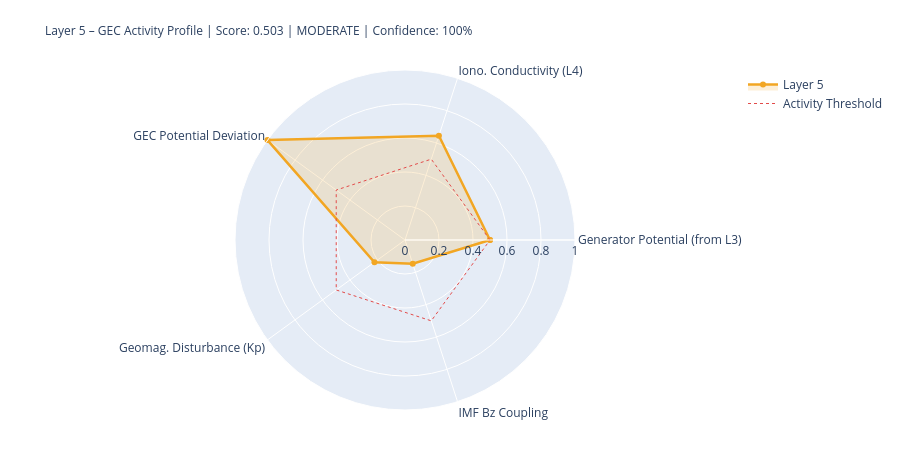

Notebook code cell kept with this figure:
### Markdown cell above
---
## 5. State Assessment & Handoff to Layer 6

### Code cell
# ============================================================
# LAYER-5-SCORE
# ============================================================

# Components
# 1) Generator activity (Layer-3-driven)
gen_score = norm(generator_strength, 0.3, 2.0)
gen_src   = 'from_layer3' if l3_thunder_score is not None else 'estimated'

# 2) Ionospheric conductivity (Layer-4-driven)
iono_score = norm(iono_cond_factor, 0.7, 1.4)
iono_src   = 'from_layer4' if l4_ioniz is not None else 'estimated'

# 3) GEC potential deviation from reference
pot_score = norm(abs(delta_V_pct), 0, 30)  # 0 = at reference, 1 = 30% deviation
pot_src   = 'derived'

# 4) Geomagnetic disturbance (Kp) – modulates vertical currents
kp_score = norm(kp_val, 0, 9)
kp_src   = 'primary' if kp_now is not None else 'from_layer4'

# 5) IMF Bz coupling (southward = stronger M-I coupling → GEC influence)
bz_score = norm(-(bz_now or 0), -5, 30) if bz_now is not None else None
bz_src   = 'primary' if bz_now is not None else 'missing'

COMPONENTS = {
    'Generator Potential (from L3)':  {'score': gen_score,   'source': 'derived_from_layer3', 'dynamic': True},
    'Iono. Conductivity (L4)':      {'score': iono_score,  'source': iono_src, 'dynamic': True},
    'GEC Potential Deviation':      {'score': pot_score,   'source': pot_src,  'dynamic': True},
    'Geomag. Disturbance (Kp)':         {'score': kp_score,    'source': kp_src,   'dynamic': True},
    'IMF Bz Coupling':               {'score': bz_score,    'source': bz_src,   'dynamic': True},
}

available   = {k: v['score'] for k, v in COMPONENTS.items() if v['score'] is not None}
unavailable = [k for k, v in COMPONENTS.items() if v['score'] is None]
layer5_score = round(sum(available.values()) / len(available), 4) if available else None
confidence   = round(len(available) / len(COMPONENTS), 2)
level = ('unknown' if layer5_score is None
         else 'quiet'   if layer5_score < 0.3
         else 'moderate' if layer5_score < 0.6
         else 'active')
dominant_l5 = max(available, key=available.get) if available else 'none'

# Kp consistency: separate 1-min raw value from score value
kp_1m_raw   = kp_now          # directly from API (can be 0.0 during live measurement)
kp_for_score = kp_val          # from Layer-0 context or estimated value if needed
kp_score_src = kp_src

W = 68
print('=' * W)
print('LAYER 5 – GLOBAL ELECTRIC CIRCUIT – STATE ASSESSMENT')
print('=' * W)
for name, comp in COMPONENTS.items():
    s = comp['score']
    if s is not None:
        bar = '█' * int(s*20) + '░' * (20-int(s*20))
        print(f'  {name:<34} {bar}  {s:.3f}  [{comp["source"]}]')
    else:
        print(f'  {name:<34} {"─"*20}  n/a   [missing]')
print('-' * W)
print(f'  Score:         {layer5_score:.3f}  ({len(available)}/{len(COMPONENTS)} components)')
print(f'  Confidence:    {confidence:.0%}')
print(f'  Level:         {level.upper()}')
print(f'  Dominant:      {dominant_l5}')
print(f'  V_iono:        {V_iono_mod:.1f} kV  (Δ {delta_V_pct:+.1f}% vs. Ref)')
print(f'  I_total:       {I_total_mod:.1f} A   (Δ {delta_I_pct:+.1f}% vs. Ref)')
print('=' * W)

# Radar
cats   = list(available.keys())
vals_r = list(available.values())
if len(cats) >= 3:
    fig = go.Figure()
    fig.add_trace(go.Scatterpolar(
        r=vals_r + [vals_r[0]], theta=cats + [cats[0]],
        fill='toself', fillcolor='rgba(242,166,35,0.18)',
        line=dict(color='#F2A623', width=2.5), name='Layer 5'
    ))
    fig.add_trace(go.Scatterpolar(
        r=[0.5]*(len(cats)+1), theta=cats+[cats[0]],
        line=dict(color='#E24B4A', dash='dot', width=1),
        mode='lines', name='Activity Threshold'
    ))
    fig.update_layout(
        title=dict(
            text=f'Layer 5 – GEC Activity Profile | Score: {layer5_score:.3f} | {level.upper()} | Confidence: {confidence:.0%}',
            font=dict(size=12)
        ),
        polar=dict(radialaxis=dict(visible=True, range=[0,1])),
        height=450, showlegend=True,
        margin=dict(l=80, r=80, t=70, b=40)
    )
    fig.show()

### Figure 1 — Plotly figure (JSON) as saved in the notebook; plotly's stock layout.template omitted (floating-point values rounded to 4 significant figures)
{"data": [{"fill": "toself", "fillcolor": "rgba(242,166,35,0.18)", "line": {"color": "#F2A623", "width": 2.5}, "name": "Layer 5", "r": [0.5, 0.6454, 1.0, 0.2222, 0.1471, 0.5], "theta": ["Generator Potential (from L3)", "Iono. Conductivity (L4)", "GEC Potential Deviation", "Geomag. Disturbance (Kp)", "IMF Bz Coupling", "Generator Potential (from L3)"], "type": "scatterpolar"}, {"line": {"color": "#E24B4A", "dash": "dot", "width": 1}, "mode": "lines", "name": "Activity Threshold", "r": [0.5, 0.5, 0.5, 0.5, 0.5, 0.5], "theta": ["Generator Potential (from L3)", "Iono. Conductivity (L4)", "GEC Potential Deviation", "Geomag. Disturbance (Kp)", "IMF Bz Coupling", "Generator Potential (from L3)"], "type": "scatterpolar"}], "layout": {"height": 450, "margin": {"b": 40, "l": 80, "r": 80, "t": 70}, "polar": {"radialaxis": {"range": [0, 1], "visible": true}}, "showlegend": true, "title": {"font": {"size": 12}, "text": "Layer 5 – GEC Activity Profile | Score: 0.503 | MODERATE | Confidence: 100%"}}}
